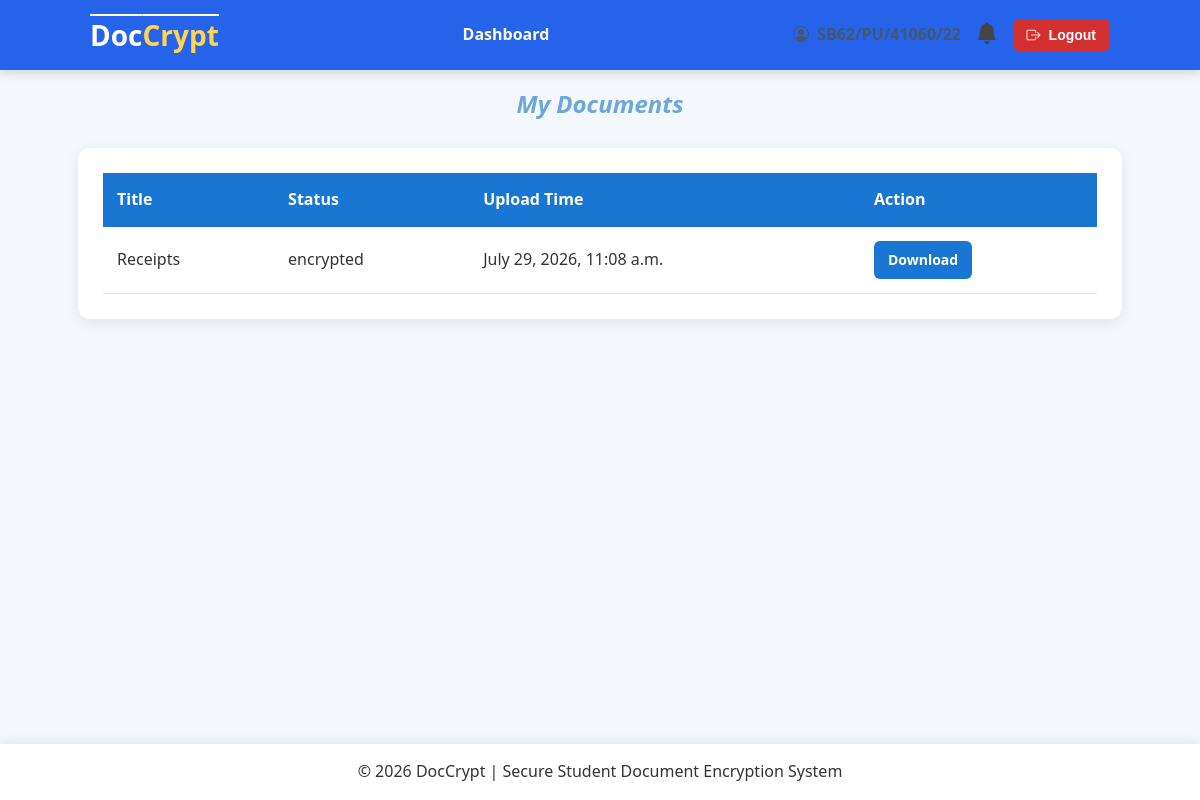
The page /documents/my-documents/ (signed in) on the database its author committed.
### documents/models.py (models this page shows, shortened)
class Document(models.Model):
    class Status(models.TextChoices):
        PENDING = "PENDING", "Pending"
        ENCRYPTED = "ENCRYPTED", "Encrypted"
    student = models.ForeignKey(Student, on_delete=models.CASCADE, related_name="documents")
    uploaded_by = models.ForeignKey(CustomUser, on_delete=models.SET_NULL, null=True, related_name="uploaded_documents")
    title = models.CharField( max_length=255)
    original_filename = models.CharField(max_length=255, blank=True)
    original_file = models.FileField(max_length=255, blank=True, upload_to="documents/original/")
    encrypted_file = models.FileField(upload_to="documents/encrypted/", null=True, blank=True)
    encrypted_key = models.BinaryField(null=True, blank=True)
    status = models.CharField(max_length=30, choices=Status.choices, default=Status.PENDING, db_index=True)
    uploaded_at = models.DateTimeField(auto_now_add=True)
    encrypted_at = models.DateTimeField(null=True, blank=True)
    class Meta:
        ordering = ["-uploaded_at"]
        verbose_name = "Document"
        verbose_name_plural = "Documents"

### documents/views.py (the view)
# urls.py: path("my-documents/", views.my_documents, name="my_documents"),
@require_http_methods(["GET"])
@login_required
def my_documents(request):
    if not request.user.is_student:
        return HttpResponse("A student account is required to access this page.", status=403)
    student = request.user.student
    documents = (
        Document.objects
        .select_related(
            "student","uploaded_by",
        ).filter(student=student).order_by("-uploaded_at")
    )
    paginator = Paginator(documents, 10)
    page_number = request.GET.get("page")
    documents = paginator.get_page(page_number)
    return render(request, "documents/my_documents.html", {"documents": documents})

### notifications/context_processors.py (called while the page is built)
def notifications(request):
    if request.user.is_authenticated:
        unread_notifications = Notification.objects.filter(
            recipient=request.user,
            is_read=False,
        ).order_by("-created_at")[:5]
        return {
            'unread_notifications': unread_notifications,
            "unread_notifications_count": unread_notifications.count(),
        }
    return {}

### users/models.py (called while the page is built)
    @property
    def is_student(self):
        return self.role == self.Role.STUDENT

    @property
    def is_admin(self):
        return self.role == self.Role.ADMIN or self.is_superuser

### documents/templates/documents/my_documents.html (shortened to what this page needs)
{% extends "users/base.html" %}
{% load static %}
{% block content %}
<div class="page-header">
    <div>
        <h2>My Documents</h2>
    </div>
</div>
<div class="card">
    <table>
        <thead>
            <tr>
                <th>Title</th>
                <th>Status</th>
                <th>Upload Time</th>
                <th>Action</th>
            </tr>
        </thead>
        <tbody>
            {% for document in documents %}
            <tr>
                <td>{{ document.title }}</td>
                <td>{{ document.status.lower }}</td>
                <td>{{ document.uploaded_at }}</td>
                <td >
                    <a href="{% url 'download_document' document.id %}"
                     class="btn btn-primary btn-small">
                        Download
                    </a>
                </td>
            </tr>
            {% empty %}
            <tr>
                <td colspan="4">
                No documents uploaded.
                </td>
            </tr>
            {% endfor %}
        </tbody>
    </table>
</div>
{% endblock %}

### static/css/style.css (style rules this page uses)
* { margin:0; padding:0; box-sizing:border-box; }
html { scroll-behavior: smooth; }
body { font-family:"Segoe UI",Tahoma,Geneva,Verdana,sans-serif; background:#f4f7fb; color:#333; line-height:1.6; padding-bottom: 70px; }
h2 { text-align: center; font-style: oblique; color: rgb(109, 166, 216); }
.page-header { display:grid; grid-template-columns: 1fr auto; align-items:center; margin-bottom:25px; margin-top: 15px; }
.card { background:white; border-radius:12px; padding:25px; margin-bottom:25px; box-shadow:0 4px 15px rgba(0,0,0,.08); }
.btn { display:inline-flex; align-items:center; justify-content:center; gap:8px; padding:10px 20px; border:none; border-radius:6px; cursor:pointer; text-decoration:none; font-weight:600; transition:.3s; }
.btn-primary { background:#1976d2; color:white; width: fit-content; }
.btn-small { padding:8px 14px; font-size:14px; }
table { width:100%; border-collapse:collapse; }
th { background:#1976d2; color:white; padding:14px; text-align:left; }
td { padding:14px; border-bottom:1px solid #e5e5e5; text-align: left; }
table tbody tr { transition: .2s; }

### rows shown on the page
Document: title "Receipts", status "encrypted", uploaded_at "July 29, 2026, 11:08 a.m."
